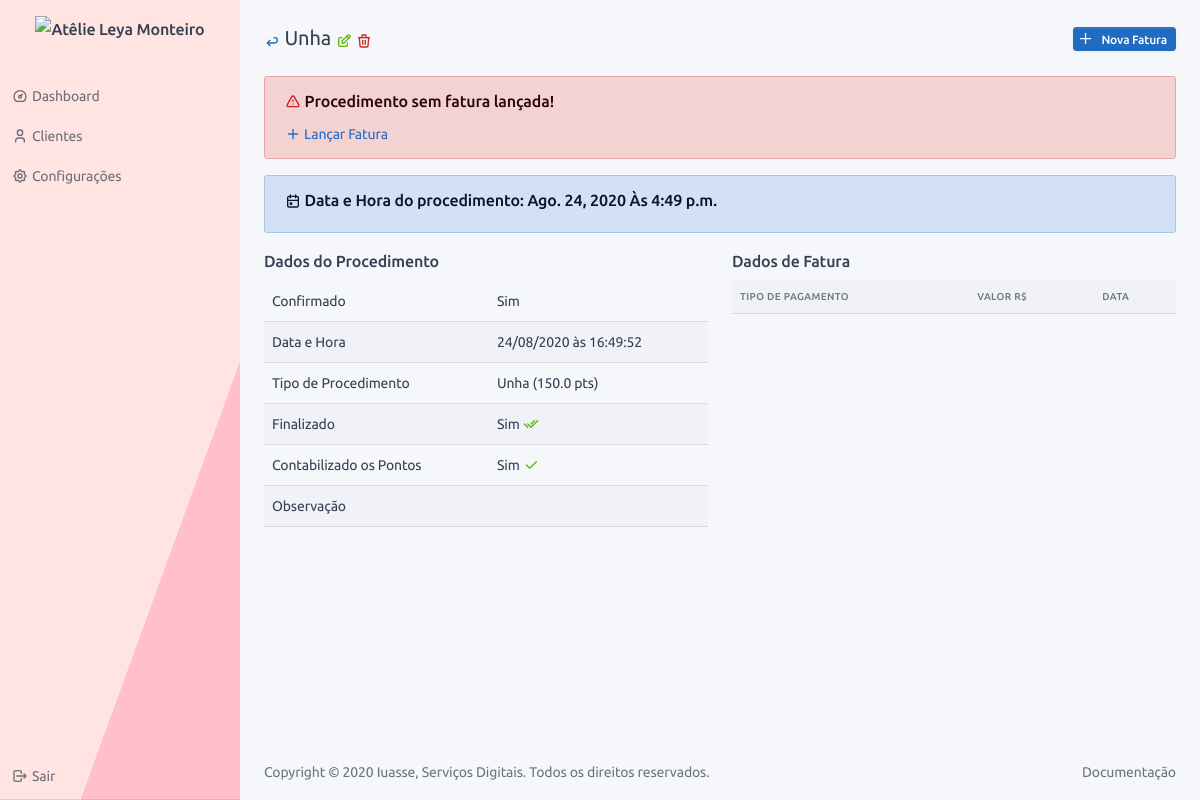
Page /service/2/10/profile/ (signed in) on the earlier database version.
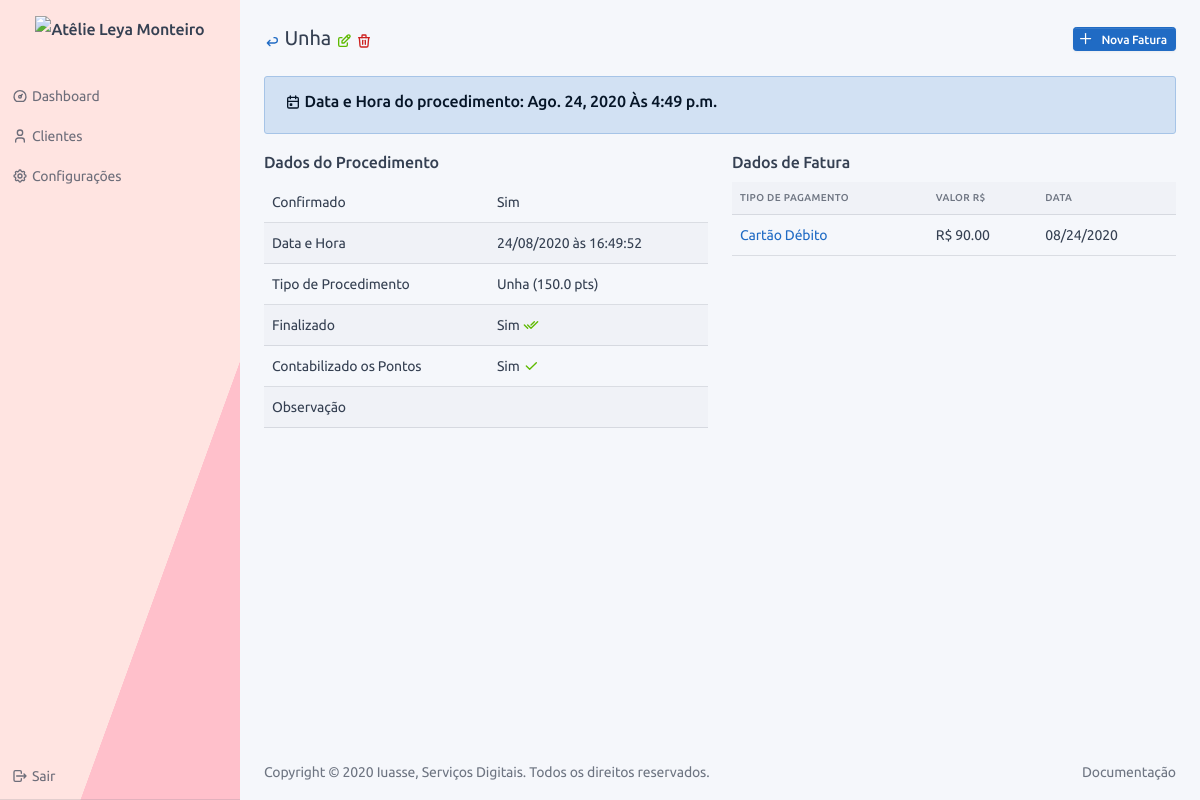
Same page on the later database version.
### financial/models.py (models this page shows, shortened)
class Invoice(BaseModel):
    order_of_service = models.ForeignKey("service.OrderOfService", verbose_name="Procedimento",
                                         on_delete=models.CASCADE, null=True, blank=True,
                                         help_text="Procedimento a qual esse lançamento pertence.")
    type_of_payment = models.ForeignKey("config.TypeOfPayment", verbose_name="Tipo de Pagamento",
                                        on_delete=models.PROTECT, help_text="Qual foi o tipo de pagamento?")
    value = models.DecimalField("Valor", max_digits=11, decimal_places=2, help_text="O valor que foi pago.")
    date = models.DateField("Data", default=now, help_text="Data do pagamento.")
    observation = models.TextField("Observação", blank=True, null=True)
    def get_edit_url(self):
        return reverse(self.get_reverse_edit, kwargs={'spk': self.order_of_service.pk, 'pk': self.pk})

### config/models.py (models this page shows, shortened)
class BaseConfigModel(BaseModel):
    name = models.CharField("nome", max_length=128)
    def __str__(self):
        return self.name
    class Meta:
        abstract = True

class TypeOfPayment(BaseConfigModel):
    pass

### service/views.py (the view)
# urls.py: path('<int:cpk>/<int:pk>/profile/', OrderOfServiceProfile.as_view(), name='profile'),
class OrderOfServiceProfile(LoginRequiredMixin, View):
    template = 'service/profile.html'
    title = TITLE_VIEW_ORDER_OF_SERVICE
    subtitle = SUBTITLE_ORDER_OF_SERVICE
    def get(self, request, cpk, pk):
        return render(request, self.template, {'obj': OrderOfService.objects.get(pk=pk)})

### base/models.py (called while the page is built)
    @property
    def get_reverse_delete(self):
        return '{}:{}:delete'.format(self._meta.app_label, self._meta.model_name)

    @property
    def get_reverse_edit(self):
        return '{}:{}:edit'.format(self._meta.app_label, self._meta.model_name)

### frontend/context_processors.py (called while the page is built)
def frontend_template_context(request):
    return {
        'NAME_OF_ENTERPRISE': settings.NAME_OF_ENTERPRISE,
        'VERSION': settings.VERSION,
        'ICON_HOME': ICON_HOME,
        'ICON_LOGOUT': ICON_LOGOUT,
        'ICON_LINK': ICON_LINK,
        'ICON_EYE': ICON_EYE,
        'ICON_ARROW_BACK': ICON_ARROW_BACK,
        'ICON_DELETE': ICON_DELETE,
        'ICON_EDIT': ICON_EDIT,
        'ICON_ADD': ICON_ADD,
        'ICON_CALENDAR': ICON_CALENDAR,
        'ICON_DEVICE': ICON_DEVICE,
        'ICON_PERSON': ICON_PERSON,
        'ICON_NEW_PERSON': ICON_NEW_PERSON,
        'ICON_SETTINGS': ICON_SETTINGS,
        'ICON_TRIANGLE_ALERT': ICON_TRIANGLE_ALERT,
        'ICON_BUG': ICON_BUG,
        'ICON_DASHBOARD': ICON_DASHBOARD,
        'ICON_CHECK': ICON_CHECK,
        'ICON_DOUBLE_CHECK': ICON_DOUBLE_CHECK,
        'ICON_GIFT': ICON_GIFT,
    }

### service/models.py (called while the page is built)
    def get_full_name(self):
        return "{}".format(self.type_of_service)

### frontend/templates/service/profile.html (shortened to what this page needs)
{% extends 'base.html' %}
{% block content %}
<div class="container-fluid">
    <div class="page-header">
        <div class="row align-items-center">
            <div class="col-auto">
                <h2 class="page-title">
                    <a href="{{obj.get_back_url}}" rel="tooltip" title="Voltar">
                        <span class="text-primary">{{ICON_ARROW_BACK|safe}}</span>
                    </a>
                    {{obj.get_full_name}}
                    <a href="{{obj.get_edit_url}}" rel="tooltip" title="Editar">
                        <span class="text-success">{{ICON_EDIT|safe}}</span>
                    </a>
                    <a href="{{obj.get_delete_url}}" rel="tooltip" title="Deletar">
                        <span class="text-danger">{{ICON_DELETE|safe}}</span>
                    </a>
                </h2>
            </div>
            <div class="col-auto ml-auto d-print-none">
                <a class="btn btn-sm btn-primary d-none d-sm-inline-block ml-auto"
                   href="{{obj.get_new_invoice_url}}">
                    {{ICON_ADD|safe}}
                    Nova Fatura
                </a>
            </div>
        </div>
    </div>
    {% if obj.get_past_date_without_invoice %}
    <div class="col-md-12">
        <div class="alert alert-danger">
            <h3>
                <span class="text-danger">{{ICON_TRIANGLE_ALERT|safe}}</span>
                Procedimento sem fatura lançada!
            </h3>
            <a href="{{obj.get_new_invoice_url}}">
                {{ICON_ADD|safe}}
                Lançar Fatura
            </a>
        </div>
    </div>
    {% endif %}
    <div class="col-md-12">
        <div class="alert alert-primary">
            <h3>
                {{ICON_CALENDAR|safe}}
                Data e Hora do procedimento: {{obj.date}} Às {{obj.time}}
            </h3>
        </div>
    </div>
    <div class="row">
        <div class="col-md-6">
            <h3>Dados do Procedimento</h3>
            <div class="table-responsive">
                <table class="table table-hover table-striped">
                    {% for k, v in obj.get_dict_data.items %}
                    <tr>
                        <td>{{k}}</td>
                        <td>{{v|default_if_none:""}}</td>
                    </tr>
                    {% endfor %}
                </table>
            </div>
        </div>
        <div class="col-md-6">
            <h3>Dados de Fatura</h3>
            <div class="table-responsive">
                <table class="table table-hover table-striped">
                    <thead>
                    <tr>
                        <th>Tipo de Pagamento</th>
                        <th>Valor R$</th>
                        <th>Data</th>
                    </tr>
                    </thead>
                    {% for k, v in obj.get_invoice_sorted_by_date.items %}
                    {% for kk,vv in v.items %}
                    {% for s in vv %}
                    <tr>
                        <td>
                            <a href="{{s.get_edit_url}}">
                                {{s.type_of_payment}}
                            </a>
                        </td>
                        <td>R$ {{s.value}}</td>
                        <td>{{s.date|date:"SHORT_DATE_FORMAT"}}</td>
                    </tr>
                    {% endfor %}
                    {% endfor %}
                    {% endfor %}
                </table>
            </div>
        </div>
    </div>
</div>
{% endblock %}

Differences in the rows shown:
added Invoice: type_of_payment "Cartão Débito", value "90.00", date "08/24/2020"
Other differences:
text no longer shown: "Procedimento sem fatura lançada! Lançar Fatura"
